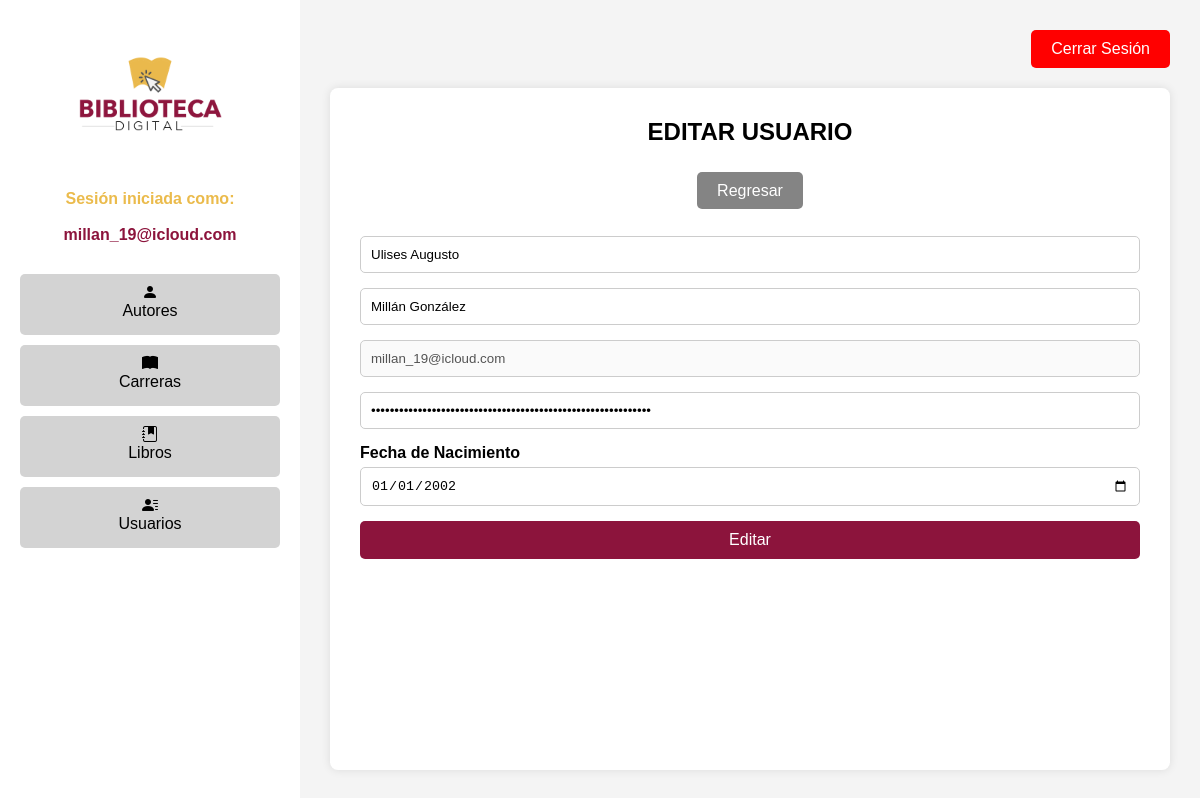
/Login/editar_usuario.php?id=1 (signed in), run on the app's committed database.
### tables this page shows
CREATE TABLE `usuarios` (
  `id` int(5) NOT NULL,
  `nombres` varchar(100) DEFAULT NULL,
  `apellidos` varchar(100) DEFAULT NULL,
  `correo` varchar(50) DEFAULT NULL,
  `contrasena` varchar(255) DEFAULT NULL,
  `fechanacimiento` date DEFAULT NULL
);

### Login/editar_usuario.php (the view, shortened to what this page needs)
<?php
    $id_usuario = $_GET['id'];
?>
<!DOCTYPE html>
<html lang="es">
<head>
    <link rel="stylesheet" href="styles_admin.css">
    <link rel="stylesheet" href="https://cdn.jsdelivr.net/npm/bootstrap-icons@1.7.2/font/bootstrap-icons.css">
</head>
<body>
    <div class="container">
    <?php include "menu.php"; ?>
        <section class="main-content">
            <div class="header">
                <a href="salir.php" class="btn-logout">Cerrar Sesión</a>
            </div>
            <div class="content">
            <h1>EDITAR USUARIO</h1>
            <?php
                require "conexion.php";
                $ver_usuario = "SELECT * FROM usuarios WHERE id='$id_usuario'";
                $resultado = mysqli_query($conectar, $ver_usuario);
                $fila = $resultado->fetch_array();
                ?>
            <br><br>
                <a href="usuarios.php" class="btn-volver">Regresar</a>
                <br><br><br>
                <form action="guardar_usuarios_editar.php" method="post">
            <div class="form-group">
                <input name="nombres" type="text" value="<?php echo $fila["nombres"]; ?>"id="nombre" class="form-control" required>
            </div>
            <div class="form-group">
                <input name="apellidos" type="text" value="<?php echo $fila["apellidos"]; ?>" id="apellidos" class="form-control">
            </div>
            <div class="form-group">
                <input type="email"value="<?php echo $fila["correo"]; ?>" id="email" class="form-control" disabled>
            </div>
            <div class="form-group">
                <input maxlength="10" name="contrasena" type="password" value="<?php echo $fila["contrasena"]; ?>" id="password" class="form-control" required>
            </div>
            <div class="form-group">
                <label for="fecha_nacimiento">Fecha de Nacimiento</label>
                <input name="fechanacimiento" type="date" value="<?php echo $fila["fechanacimiento"]; ?>" id="fecha_nacimiento" class="form-control">
            </div>
            <button type="submit" class="btn btn-secondary">Editar</button>
        </form>
            </div>
        </section>
    </div>
</body>
</html>

### Login/styles_admin.css (style rules this page uses)
* { margin: 0; padding: 0; box-sizing: border-box; }
body { font-family: Arial, sans-serif; background-color: #f4f4f4; }
:root { --color1: #ebbb4c; --color2: #8c143c; }
.container { display: flex; height: 100vh; text-align: center; }
.main-content { flex: 1; display: flex; flex-direction: column; justify-content: flex-start; padding: 30px; background-color: #f4f4f4; }
.header { display: flex; justify-content: flex-end; margin-bottom: 20px; }
a { text-decoration: none; }
.btn-logout { background-color: red; color: white; border: none; padding: 10px 20px; cursor: pointer; font-size: 16px; border-radius: 5px; }
.btn-volver { background-color: #848484; color: white; border: none; padding: 10px 20px; cursor: pointer; font-size: 16px; border-radius: 5px; }
.content { background-color: white; padding: 30px; box-shadow: 0 0 10px rgba(0, 0, 0, 0.1); border-radius: 8px; flex-grow: 1; }
.form-group { margin-bottom: 15px; display: flex; flex-direction: column; align-items: left; }
.form-group label { display: block; margin-bottom: 5px; width: 100%; max-width: 320px; text-align: left; font-weight: bold; }
.form-control { width: 100%; padding: 10px; border: 1px solid #ccc; border-radius: 5px; box-sizing: border-box; }
.btn-secondary, a.btn-secondary { background-color: var(--color2); color: white; text-decoration: none; }
.btn, a.btn-secondary { width: 100%; padding: 10px; border: none; border-radius: 5px; font-size: 16px; cursor: pointer; display: inline-block; text-align: center; box-sizing: border-box; }

### data on the page
usuarios: nombres "Ulises Augusto", apellidos "Millán González", fechanacimiento "01/01/2002"

### other printed values
$usuario "millan_19@icloud.com"
